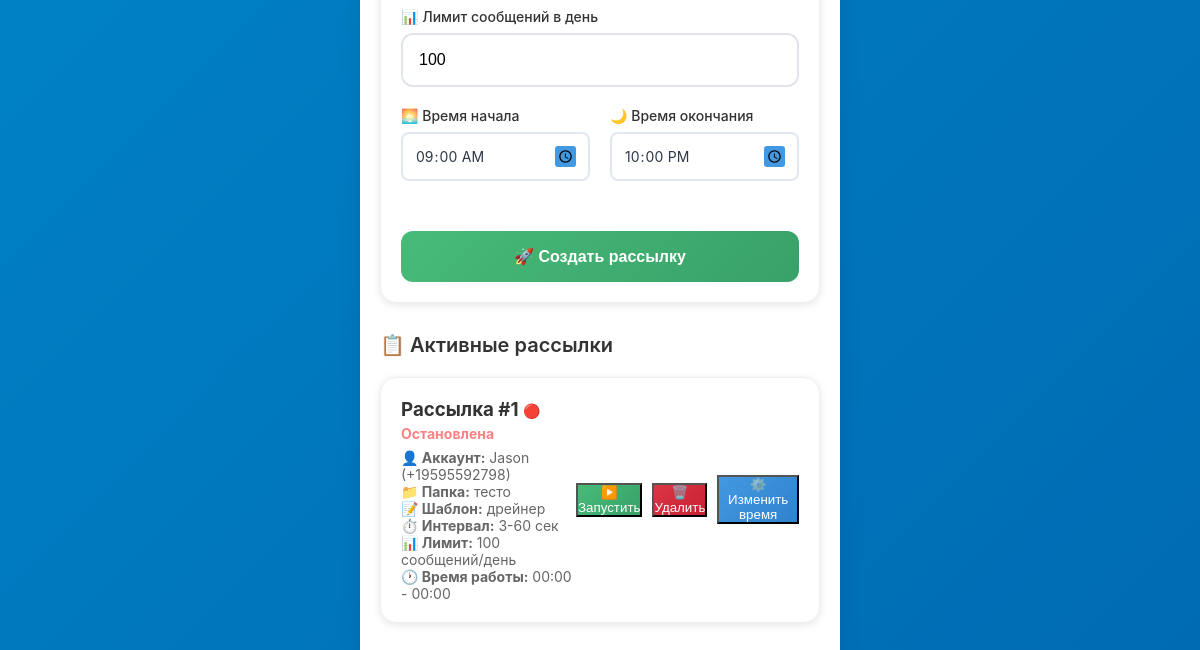
The page /launch (signed in, lower part) on the database as committed earlier.
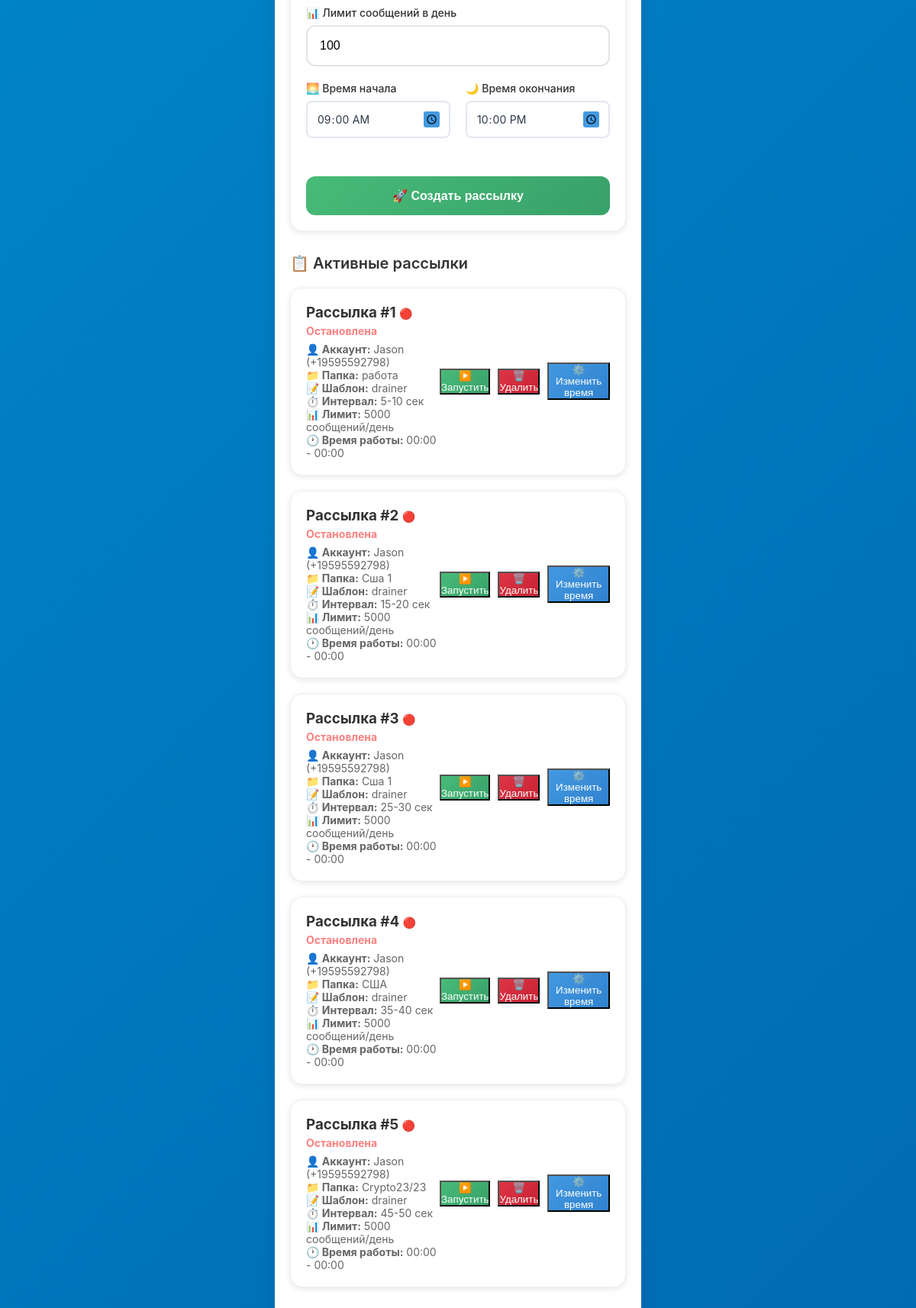
The same page on the database as committed later.
### app/db.py (models this page shows)
class Job(SQLModel, table=True):
    id: Optional[int] = Field(default=None, primary_key=True)
    account_id: int = Field(foreign_key="account.id")
    folder_id: int = Field(foreign_key="folder.id")
    template_id: int = Field(foreign_key="messagetemplate.id")
    min_interval: int = 20               # минимальная пауза (сек)
    max_interval: int = 60               # максимальная пауза (сек)
    daily_limit: int = 100               # сообщений в сутки
    active_from: time = time(9, 0, 0)    # начало активности
    active_to: time = time(22, 0, 0)     # конец активности
    is_running: bool = False             # активна ли задача
    created_at: datetime = Field(default_factory=datetime.utcnow)
    account: Account = Relationship(back_populates="jobs")
    template: MessageTemplate = Relationship(back_populates="jobs")
    folder: Folder = Relationship(back_populates="jobs")

class Account(SQLModel, table=True):
    id: Optional[int] = Field(default=None, primary_key=True)
    title: str                           # название аккаунта (для админа)
    phone: str                           # номер телефона аккаунта
    api_id: int                          # API ID из my.telegram.org
    api_hash: str                        # API Hash из my.telegram.org
    session_string: str                  # строка сессии (будет зашифрована)
    proxy_url: Optional[str] = None      # прокси (если нужен)
    is_active: bool = False              # статус подключения
    created_at: datetime = Field(default_factory=datetime.utcnow)
    jobs: List["Job"] = Relationship(back_populates="account")
    logs: List["Log"] = Relationship(back_populates="account")

class Folder(SQLModel, table=True):
    id: Optional[int] = Field(default=None, primary_key=True)
    account_id: int = Field(foreign_key="account.id")
    title: str                           # название папки
    chats_json: str                      # JSON-массив с ID чатов
    created_at: datetime = Field(default_factory=datetime.utcnow)
    jobs: List["Job"] = Relationship(back_populates="folder")

class MessageTemplate(SQLModel, table=True):
    id: Optional[int] = Field(default=None, primary_key=True)
    title: str
    variants_json: str                   # JSON-массив с вариантами сообщений
    media_path: Optional[str] = None     # путь к файлу (если есть медиа)
    created_at: datetime = Field(default_factory=datetime.utcnow)
    jobs: List["Job"] = Relationship(back_populates="template")

### app/routers.py (the view)
@router.get("/launch", response_class=HTMLResponse)
def list_jobs(request: Request, session: Session = Depends(get_session), auth: bool = Depends(check_auth)):
    jobs = session.exec(select(Job)).all()
    accounts = session.exec(select(Account)).all()
    folders = session.exec(select(Folder)).all()
    templates_list = session.exec(select(MessageTemplate)).all()
    return templates.TemplateResponse(
        "launch.html",
        {
            "request": request,
            "jobs": jobs,
            "accounts": accounts,
            "folders": folders,
            "templates_list": templates_list,
        },
    )

### app/templates/launch.html (shortened to what this page needs)
{% extends "base.html" %}
{% block content %}
<div class="content">
    <form method="post" action="/launch/create" id="jobForm" class="card" style="margin-bottom: 30px;">
        <div class="form-group">
            <label class="form-label">📊 Лимит сообщений в день</label>
            <input type="number" name="daily_limit" class="form-input" value="100" min="1" required>
        </div>
        <div style="display: grid; grid-template-columns: 1fr 1fr; gap: 20px; margin-bottom: 20px;">
            <div class="form-group">
                <label class="form-label">🌅 Время начала</label>
                <input type="time" name="active_from" class="form-input" value="09:00" required>
            </div>
            <div class="form-group">
                <label class="form-label">🌙 Время окончания</label>
                <input type="time" name="active_to" class="form-input" value="22:00" required>
            </div>
        </div>
        <button type="submit" class="btn" style="background: linear-gradient(135deg, #48bb78 0%, #38a169 100%); width: 100%;">
            🚀 Создать рассылку
        </button>
    </form>
    <div class="page-title">📋 Активные рассылки</div>
    {% if jobs %}
    {% for job in jobs %}
    <div class="card" style="margin-bottom: 20px;">
        <div style="display: flex; justify-content: space-between; align-items: center;">
            <div>
                <h3 style="margin: 0; color: #333;">
                    Рассылка #{{ job.id }}
                    {% if job.is_running %}
                    <span style="color: #48bb78; font-size: 14px;">🟢 Активна</span>
                    {% else %}
                    <span style="color: #fc8181; font-size: 14px;">🔴 Остановлена</span>
                    {% endif %}
                </h3>
                <div style="color: #666; font-size: 14px; margin-top: 5px;">
                    <p><strong>👤 Аккаунт:</strong> {{ job.account.title }} ({{ job.account.phone }})</p>
                    <p><strong>📁 Папка:</strong> {{ job.folder.title }}</p>
                    <p><strong>📝 Шаблон:</strong> {{ job.template.title }}</p>
                    <p><strong>⏱️ Интервал:</strong> {{ job.min_interval }}-{{ job.max_interval }} сек</p>
                    <p><strong>📊 Лимит:</strong> {{ job.daily_limit }} сообщений/день</p>
                    <p><strong>🕐 Время работы:</strong> {{ job.active_from.strftime('%H:%M') }} - {{ job.active_to.strftime('%H:%M') }}</p>
                </div>
            </div>
            <div style="display: flex; gap: 10px; align-items: center;">
                {% if job.is_running %}
                <form method="post" action="/launch/stop/{{ job.id }}" style="display: inline;">
                    <button type="submit" class="btn-sm" style="background: linear-gradient(135deg, #fc8181 0%, #f56565 100%); color: white;">
                        ⏹️ Остановить
                    </button>
                </form>
                {% else %}
                <form method="post" action="/launch/start/{{ job.id }}" style="display: inline;">
                    <button type="submit" class="btn-sm" style="background: linear-gradient(135deg, #48bb78 0%, #38a169 100%); color: white;">
                        ▶️ Запустить
                    </button>
                </form>
                {% endif %}
                <form method="post" action="/launch/delete/{{ job.id }}" style="display: inline;"
                      onsubmit="return confirm('Удалить рассылку #{{ job.id }}?')">
                    <button type="submit" class="btn-sm" style="background: linear-gradient(135deg, #dc3545 0%, #c82333 100%); color: white;">
                        🗑️ Удалить
                    </button>
                </form>
                <button onclick="editJob({{ job.id }}, '{{ job.active_from.strftime('%H:%M') }}', '{{ job.active_to.strftime('%H:%M') }}', {{ job.min_interval }}, {{ job.max_interval }}, {{ job.daily_limit }})"
                        class="btn-sm" style="background: linear-gradient(135deg, #4299e1 0%, #3182ce 100%); color: white;">
                    ⚙️ Изменить время
                </button>
            </div>
        </div>
    </div>
    {% endfor %}
    {% else %}
    <div style="text-align: center; color: #666; padding: 40px 20px;">
        <div style="font-size: 48px; margin-bottom: 16px;">🚀</div>
        <p>Нет созданных рассылок</p>
        <p style="font-size: 14px; margin-top: 8px;">Создайте первую рассылку выше</p>
    </div>
    {% endif %}
</div>
{% endblock %}

### app/templates/base.html (shortened to what this page needs)
<!DOCTYPE html>
<html lang="ru">
<head>
</head>
<body>
    <div class="container">
        {% block content %}{% endblock %}
    </div>
</body>
</html>

### app/templates/base.html (style rules this page uses)
* { margin: 0; padding: 0; box-sizing: border-box; -webkit-tap-highlight-color: transparent; }
body { font-family: -apple-system, BlinkMacSystemFont, 'Segoe UI', Roboto, 'Helvetica Neue', Arial, sans-serif; background: linear-gradient(135deg, #0088cc 0%, #006bb3 100%); min-height: 100vh; color: #333; overflow-x: hidden; }
.container { max-width: 480px; margin: 0 auto; min-height: 100vh; background: #fff; position: relative; box-shadow: 0 0 20px rgba(0,0,0,0.1); }
.content { padding: 20px; min-height: calc(100vh - 200px); }
.page-title { font-size: 20px; font-weight: 600; color: #333; margin-bottom: 20px; display: flex; align-items: center; gap: 8px; }
.form-group { margin-bottom: 20px; }
.form-label { display: block; font-weight: 500; color: #333; margin-bottom: 8px; font-size: 14px; }
.form-input { width: 100%; padding: 16px; border: 2px solid #e1e5e9; border-radius: 12px; font-size: 16px; transition: all 0.3s ease; background: #fff; }
.btn { width: 100%; padding: 16px; background: linear-gradient(135deg, #0088cc 0%, #006bb3 100%); color: white; border: none; border-radius: 12px; font-size: 16px; font-weight: 600; cursor: pointer; transition: all 0.3s ease; margin-top: 10px; }
.card { background: #fff; border-radius: 16px; padding: 20px; margin-bottom: 16px; box-shadow: 0 2px 8px rgba(0,0,0,0.1); border: 1px solid #f0f0f0; }

### app/templates/launch.html (style rules this page uses)
input[type="time"] { -webkit-appearance: none; -moz-appearance: textfield; appearance: none; background: white; border: 2px solid #e2e8f0; border-radius: 8px; padding: 12px; font-size: 14px; font-family: inherit; color: #2d3748; cursor: pointer; }

Rows that differ between the two databases and show on the page:
changed Job id 1: folder "тесто" → "работа"; template "дрейнер" → "drainer"; min_interval "3" → "5"; max_interval "60" → "10"; daily_limit "100" → "5000"
added Job: id "2", is_running "🔴 Остановлена", account "Jason", account.phone "+19595592798", folder "Сша 1", template "drainer", min_interval "15", max_interval "20", daily_limit "5000", active_from "00:00", active_to "00:00"
added Job: id "3", is_running "🔴 Остановлена", account "Jason", account.phone "+19595592798", folder "Сша 1", template "drainer", min_interval "25", max_interval "30", daily_limit "5000", active_from "00:00", active_to "00:00"
added Job: id "4", is_running "🔴 Остановлена", account "Jason", account.phone "+19595592798", folder "США", template "drainer", min_interval "35", max_interval "40", daily_limit "5000", active_from "00:00", active_to "00:00"
added Job: id "5", is_running "🔴 Остановлена", account "Jason", account.phone "+19595592798", folder "Crypto23/23", template "drainer", min_interval "45", max_interval "50", daily_limit "5000", active_from "00:00", active_to "00:00"
